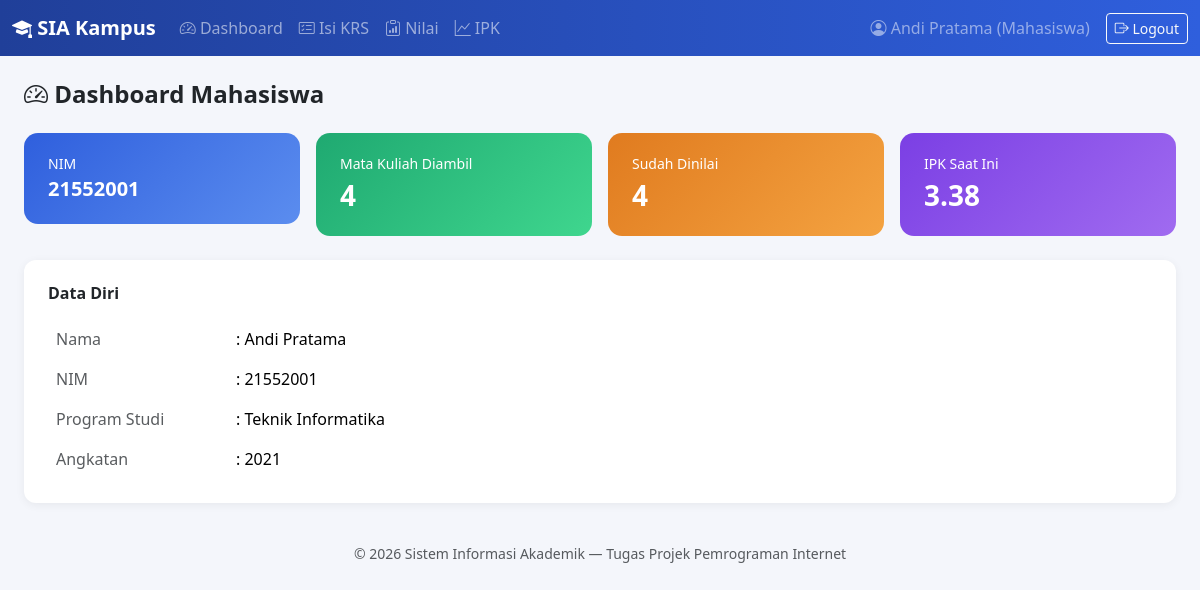
Page /mahasiswa/dashboard.php (signed in) on the committed database.
### tables this page shows
CREATE TABLE mahasiswa (
    id INT AUTO_INCREMENT PRIMARY KEY,
    nim VARCHAR(20) NOT NULL UNIQUE,
    nama VARCHAR(100) NOT NULL,
    prodi VARCHAR(100) NOT NULL,
    angkatan YEAR NOT NULL,
    created_at TIMESTAMP DEFAULT CURRENT_TIMESTAMP
);

### includes/auth.php (called while the page is built, shortened)
<?php
function currentUser() {
    return [
        'id'     => $_SESSION['user_id']  ?? null,
        'role'   => $_SESSION['role']     ?? null,
        'ref_id' => $_SESSION['ref_id']   ?? null,
        'nama'   => $_SESSION['nama']     ?? null,
    ];
}
function h($str) {
    return htmlspecialchars($str ?? '', ENT_QUOTES, 'UTF-8');
}

### mahasiswa/dashboard.php (the view, shortened to what this page needs)
<?php
require_once __DIR__ . '/../includes/auth.php';
require_once __DIR__ . '/../config/database.php';
$user = currentUser();
$stmt = $pdo->prepare('SELECT * FROM mahasiswa WHERE id = ?');
$stmt->execute([$user['ref_id']]);
$mhs = $stmt->fetch();
$stmt = $pdo->prepare('SELECT COUNT(*) FROM krs WHERE mahasiswa_id = ?');
$stmt->execute([$user['ref_id']]);
$totalKrs = $stmt->fetchColumn();
$stmt = $pdo->prepare('
    SELECT COUNT(*) FROM krs k
    JOIN nilai n ON n.krs_id = k.id
    WHERE k.mahasiswa_id = ? AND n.nilai_huruf IS NOT NULL
');
$stmt->execute([$user['ref_id']]);
$totalDinilai = $stmt->fetchColumn();
$stmt = $pdo->prepare('
    SELECT mk.sks, n.bobot
    FROM krs k
    JOIN matakuliah mk ON k.matakuliah_id = mk.id
    JOIN nilai n ON n.krs_id = k.id
    WHERE k.mahasiswa_id = ? AND n.bobot IS NOT NULL
');
$stmt->execute([$user['ref_id']]);
$rows = $stmt->fetchAll();
$totalSks = 0;
$totalMutu = 0;
foreach ($rows as $r) {
    $totalSks  += $r['sks'];
    $totalMutu += $r['sks'] * $r['bobot'];
}
$ipk = $totalSks > 0 ? round($totalMutu / $totalSks, 2) : 0;
require_once __DIR__ . '/../includes/header.php';
?>
<h4 class="fw-bold mb-4"><i class="bi bi-speedometer2"></i> Dashboard Mahasiswa</h4>
<div class="row g-3 mb-4">
    <div class="col-md-3">
        <div class="stat-card blue">
            <div class="small">NIM</div>
            <div class="fs-5 fw-bold"><?= h($mhs['nim']) ?></div>
        </div>
    </div>
    <div class="col-md-3">
        <div class="stat-card green">
            <div class="small">Mata Kuliah Diambil</div>
            <div class="fs-3 fw-bold"><?= (int)$totalKrs ?></div>
        </div>
    </div>
    <div class="col-md-3">
        <div class="stat-card orange">
            <div class="small">Sudah Dinilai</div>
            <div class="fs-3 fw-bold"><?= (int)$totalDinilai ?></div>
        </div>
    </div>
    <div class="col-md-3">
        <div class="stat-card purple">
            <div class="small">IPK Saat Ini</div>
            <div class="fs-3 fw-bold"><?= number_format($ipk, 2) ?></div>
        </div>
    </div>
</div>
<div class="card p-4">
    <h6 class="fw-bold mb-3">Data Diri</h6>
    <table class="table table-borderless mb-0">
        <tr><td class="text-muted" style="width:180px;">Nama</td><td>: <?= h($mhs['nama']) ?></td></tr>
        <tr><td class="text-muted">NIM</td><td>: <?= h($mhs['nim']) ?></td></tr>
        <tr><td class="text-muted">Program Studi</td><td>: <?= h($mhs['prodi']) ?></td></tr>
        <tr><td class="text-muted">Angkatan</td><td>: <?= h($mhs['angkatan']) ?></td></tr>
    </table>
</div>
<?php require_once __DIR__ . '/../includes/footer.php'; ?>

### includes/header.php (shortened to what this page needs)
<?php
$user = function_exists('currentUser') ? currentUser() : null;
?>
<!DOCTYPE html>
<html lang="id">
<head>
    <link href="https://cdn.jsdelivr.net/npm/bootstrap@5.3.3/dist/css/bootstrap.min.css" rel="stylesheet">
    <link href="https://cdn.jsdelivr.net/npm/bootstrap-icons@1.11.3/font/bootstrap-icons.css" rel="stylesheet">
    <link href="<?= BASE_URL ?>/assets/css/style.css" rel="stylesheet">
</head>
<body>
<?php if ($user && $user['id']): ?>
<nav class="navbar navbar-expand-lg navbar-dark app-navbar">
    <div class="container-fluid">
        <a class="navbar-brand fw-semibold" href="<?= BASE_URL ?>/<?= h($user['role']) ?>/dashboard.php">
            <i class="bi bi-mortarboard-fill"></i> SIA Kampus
        </a>
        <div class="collapse navbar-collapse" id="navMenu">
            <ul class="navbar-nav me-auto mb-2 mb-lg-0">
                <?php if ($user['role'] === 'admin'): ?>
                    <li class="nav-item"><a class="nav-link" href="<?= BASE_URL ?>/admin/dashboard.php"><i class="bi bi-speedometer2"></i> Dashboard</a></li>
                    <li class="nav-item"><a class="nav-link" href="<?= BASE_URL ?>/admin/mahasiswa.php"><i class="bi bi-people"></i> Mahasiswa</a></li>
                    <li class="nav-item"><a class="nav-link" href="<?= BASE_URL ?>/admin/dosen.php"><i class="bi bi-person-badge"></i> Dosen</a></li>
                    <li class="nav-item"><a class="nav-link" href="<?= BASE_URL ?>/admin/matakuliah.php"><i class="bi bi-journal-bookmark"></i> Mata Kuliah</a></li>
                <?php elseif ($user['role'] === 'dosen'): ?>
                    <li class="nav-item"><a class="nav-link" href="<?= BASE_URL ?>/dosen/dashboard.php"><i class="bi bi-speedometer2"></i> Dashboard</a></li>
                    <li class="nav-item"><a class="nav-link" href="<?= BASE_URL ?>/dosen/nilai.php"><i class="bi bi-pencil-square"></i> Input Nilai</a></li>
                <?php elseif ($user['role'] === 'mahasiswa'): ?>
                    <li class="nav-item"><a class="nav-link" href="<?= BASE_URL ?>/mahasiswa/dashboard.php"><i class="bi bi-speedometer2"></i> Dashboard</a></li>
                    <li class="nav-item"><a class="nav-link" href="<?= BASE_URL ?>/mahasiswa/krs.php"><i class="bi bi-card-checklist"></i> Isi KRS</a></li>
                    <li class="nav-item"><a class="nav-link" href="<?= BASE_URL ?>/mahasiswa/nilai.php"><i class="bi bi-clipboard-data"></i> Nilai</a></li>
                    <li class="nav-item"><a class="nav-link" href="<?= BASE_URL ?>/mahasiswa/ipk.php"><i class="bi bi-graph-up"></i> IPK</a></li>
                <?php endif; ?>
            </ul>
            <span class="navbar-text text-white-50 me-3">
                <i class="bi bi-person-circle"></i> <?= h($user['nama']) ?> (<?= h(ucfirst($user['role'])) ?>)
            </span>
            <a href="<?= BASE_URL ?>/logout.php" class="btn btn-outline-light btn-sm"><i class="bi bi-box-arrow-right"></i> Logout</a>
        </div>
    </div>
</nav>
<?php endif; ?>
<main class="container-fluid px-4 py-4">

### assets/css/style.css (style rules this page uses)
:root { --brand: #2f5fdd; --brand-dark: #203f99; }
body { background-color: #f4f6fb; font-family: 'Segoe UI', system-ui, -apple-system, sans-serif; }
.app-navbar { background: linear-gradient(90deg, var(--brand-dark), var(--brand)); }
.card { border: none; border-radius: 12px; box-shadow: 0 2px 10px rgba(0,0,0,0.06); }
.stat-card { border-radius: 14px; color: #fff; padding: 1.25rem 1.5rem; }
.stat-card.blue { background: linear-gradient(135deg,#2f5fdd,#5b8def); }
.stat-card.green { background: linear-gradient(135deg,#1fa971,#3fd68e); }
.stat-card.orange { background: linear-gradient(135deg,#e07b1f,#f4a341); }
.stat-card.purple { background: linear-gradient(135deg,#7b3fe4,#a06bf0); }

### rows in the picture
mahasiswa: nama "Andi Pratama", nim "21552001", prodi "Teknik Informatika", angkatan "2021"

### other values in the picture
$user['role'] "Mahasiswa"
$totalKrs "4"
$totalDinilai "4"
$ipk "3.38"
